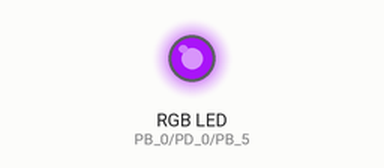
A sketch run on a simulated TI Tiva C LaunchPad. Parts: an RGB LED mixed from three pins (HIGH = lit). Dim RGB values are drawn brighter than linear; random numbers use the default seed unless the sketch sets one.

Above: at 0.1 s.
At 5.1 s:
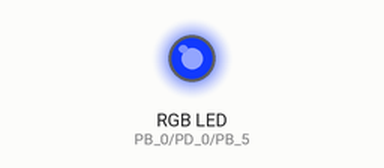
At 10.1 s:
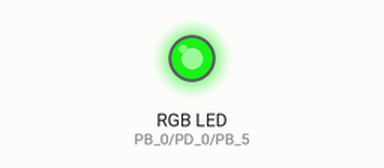
At 20.1 s:
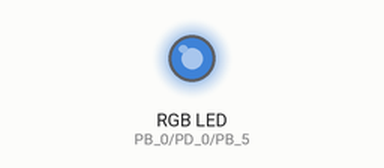
At 30.1 s:
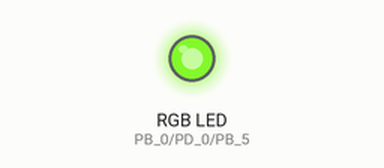
At 39.75 s:
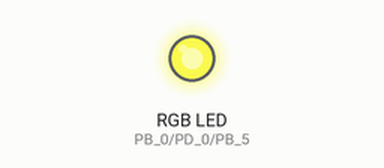
Timing chart, 0 to 40.0 s (numbered marks = the images above):
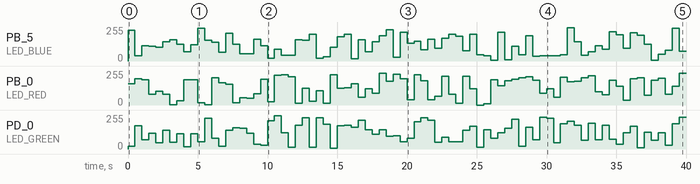

The sketch:

LM4F_E002.ino
```cpp
/*******************************************************************************
 *
 *                  Uso de salidas analogicas
 *
 *******************************************************************************
 * FileName:        LM4F_E002
 * Processor:       EX-LM4F120XL
 * Complier:        Energia 0101e0017
 * Author:          Pedro Sánchez (MrChunckuee)
 * Blog:            http://mrchunckuee.blogspot.com/
 * Email:           mrchunckuee.psr@gmail.com
 * Description:     Este ejemplo enciende LEDs RBG de forma aleatorea.
 *******************************************************************************
 * Rev.         Date            Comment
 *   v1.00      31/08/2016      Creación del firmware
 ******************************************************************************/

#define LED_RED     PB_0
#define LED_GREEN   PD_0
#define LED_BLUE    PB_5

void setup() {
  //Pines como salidas
  pinMode(LED_RED, OUTPUT);
  pinMode(LED_GREEN, OUTPUT);
  pinMode(LED_BLUE, OUTPUT);
}

void loop() {
 //Genera colores aleatoreamente
 SetColorLED(random(255), random(255), random(255));
 delay(500);
}

void SetColorLED(int RED, int GREEN, int BLUE){
  analogWrite(LED_RED, RED);
  analogWrite(LED_GREEN, GREEN);
  analogWrite(LED_BLUE, BLUE);
}
```

Measured:
- by itself, PB_0 (LED_RED): 0/255 → 158/255 at 0.00 s, → 197/255 0.50 s later, → 188/255 0.50 s later, → 80/255 0.50 s later, … (80 changes in this stretch)
- by itself, PB_5 (LED_BLUE): 0/255 → 232/255 at 0.00 s, → 38/255 0.50 s later, → 114/255 0.50 s later, → 109/255 0.50 s later, … (80 changes in this stretch)
